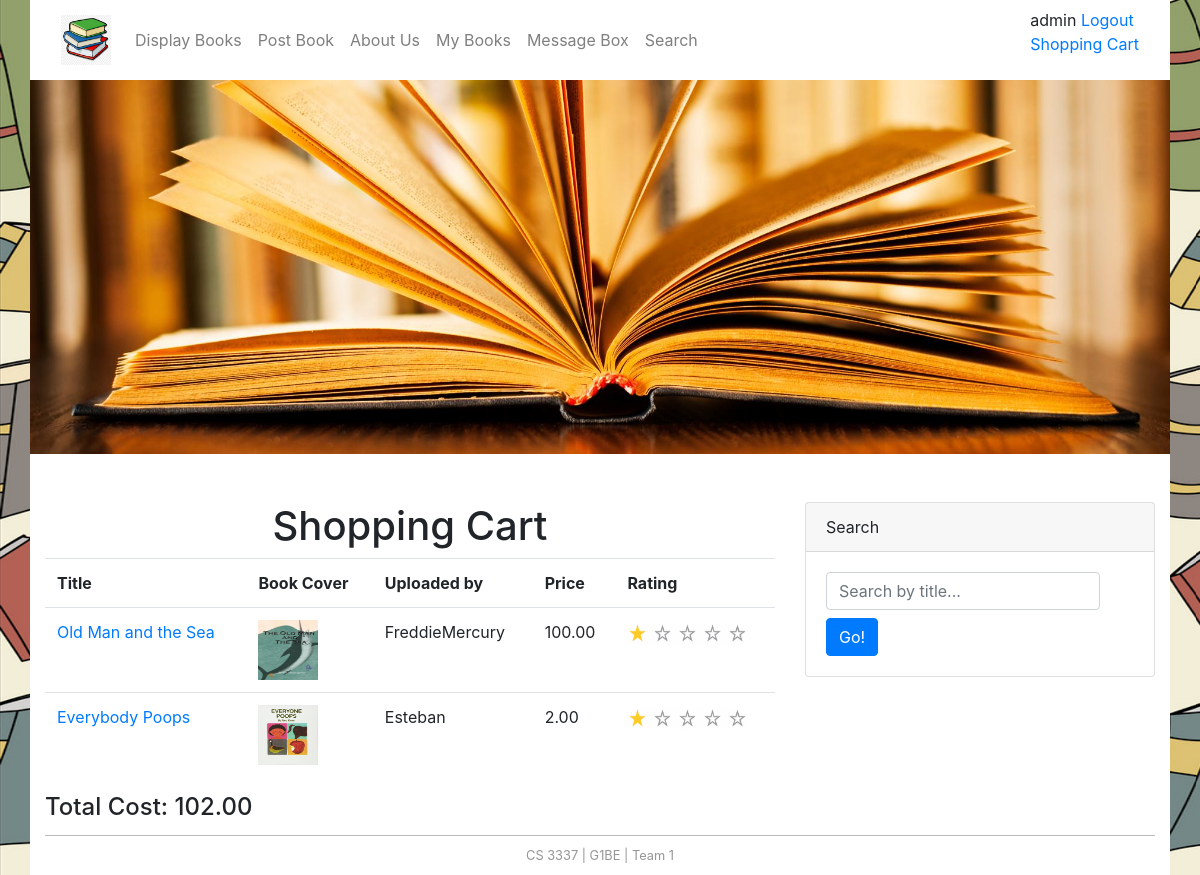
The app's page /purchase (signed in) with its own data.
### bookMng/models.py (models this page shows, shortened)
class MainMenu(models.Model):
    item = models.CharField(max_length=200, unique=True)
    link = models.CharField(max_length=200, unique=True)

class Book(models.Model):
    name = models.CharField(max_length=200)
    web = models.URLField(max_length=200)
    price = models.DecimalField(decimal_places=2, max_digits=6)
    publishdate = models.DateField(auto_now=True)
    picture = models.FileField(upload_to='bookEx/static/uploads')
    pic_path = models.CharField(max_length=300, editable=False, blank=True)
    username = models.ForeignKey(User, blank=True, null=True, on_delete=models.CASCADE)
    shopping_cart = models.BooleanField(default=False)
    rating = models.CharField(max_length=1, choices=(('1', '1'), ('2', '2'), ('3', '3'), ('4', '4'), ('5', '5')),
                              default='1')

### bookMng/views.py (the view)
# urls.py: path('purchase', views.purchase, name='purchase'),
@login_required(login_url=reverse_lazy("login"))
def purchase(request):
    books = Book.objects.all()
    ordered_items_list = []
    my_sum = 0
    for book in books:
        if book.shopping_cart is True :
            ordered_items_list.append(book)
    for b in ordered_items_list:
        b.pic_path = b.picture.url[14:]
        my_sum += b.price
    return render(request,
                  'bookMng/purchase.html',
                  {
                      'item_list': MainMenu.objects.all(),
                      'ordered_items': ordered_items_list,
                      'sum': my_sum,
                  })

### bookEx/templates/bookMng/purchase.html
{% extends "base.html" %}
{% load static %}
{% block content %}
<h1 align="center"> Shopping Cart </h1>
  <table class="table table-hover" >
       <tr>
          <th scope="col">Title</th>
          <th scope="col">Book Cover</th>
          <th scope="col">Uploaded by</th>
           <th scope = "col">Price</th>
           <th scope = "col">Rating </th>
       </tr>
      {% for book in ordered_items %}
      <tr>
            <td>
                <a href="book_detail/{{ book.id }}"> {{ book.name }} </a>
            </td>
            <td>
                <img src="{% static book.pic_path %}" width="60" height="60">
            </td>
            <td>
                {{ book.username }}
            </td>
            <td>
                {{book.price}}
            </td>
            {% if book.rating == '1' %}
               <td >
                   <img src="{% static '1StarRating.png' %}" width="120" height="20">
               </td>
            {% elif book.rating == '2' %}
               <td >
                   <img src="{% static '2StarRating.png' %}" width="120" height="20">
               </td>
            {% elif book.rating == '3' %}
               <td >
                   <img src="{% static '3StarRating.png' %}" width="120" height="20">
               </td>
            {% elif book.rating == '4' %}
               <td >
                   <img src="{% static '4StarRating.png' %}" width="120" height="20">
               </td>
            {% elif book.rating == '5' %}
               <td >
                   <img src="{% static '5StarRating.png' %}" width="120" height="25">
               </td>
            {% endif %}
        </tr>
        {% empty %}
        <p>There isn't anything in your shopping cart!</p>
      {% endfor %}
  </table>
<h4>Total Cost: {{sum}}</h4>
{% endblock content %}

### bookEx/templates/base.html (shortened to what this page needs)
{% load static %}
<!DOCTYPE html>
<html lang="en">
<head>
    <link href="{% static 'main1.css' %}" rel="stylesheet" type="text/css">
    <link rel="stylesheet" href="https://stackpath.bootstrapcdn.com/bootstrap/4.3.1/css/bootstrap.min.css">
</head>
<body>
<div class="container">
        <nav class="navbar sticky-top navbar-expand-lg navbar-light" style = "background-color: #ffffff;">
            <a class="navbar-brand" href="\">
             <img src="{% static 'logo.jpg' %}" width="50" height="50" alt="" />
            </a>
            <div class="collapse navbar-collapse" id="navbarNav">
                <ul class="navbar-nav">
                 {% for item in item_list %}
                    <li class="nav-item">
                    <a class="nav-link" href="{{ item.link }}"> {{ item.item }} </a>
                    </li>
                    {% endfor %}
                </ul>
            </div>
            <span style="float: right; align: right;">
                    {% if user.is_authenticated %}
                       {{ user.username }}
                       <a href="{% url 'my_logout' %}?next=/">Logout</a>
                    {% else %}
                       Not Logged in
                       <a href="{% url 'login' %}?next=/">Login</a>
                    {% endif %}
                <p>
                                <a href="{% url 'purchase' %}"> Shopping Cart </a></p>
                    </span>
        </nav>
        <div id="topbanner" class="row">
            <img src="{% static 'topbanner.jpg' %}" class="img-fluid" alt="" />
        </div>
        <div class="row mt-5">
            <div class="col-8">
                {% block content %}
                {% endblock content %}
            </div>
            <div class="col-4">
                    <div class="card mb-4">
                        <div class="card-header">Search</div>
                        <div class="card-body">
                            <div class="input-group">
                                <form action="{% url 'searchresults' %}" method="get">
                                <input class="form-control mb-2" name = 'q' type="text" placeholder="Search by title..." />
                                <button class="btn btn-primary" id="button-search" type="submit">Go!</button>
                                </form>
                            </div>
                        </div>
                    </div>
            </div>
        </div>
    <footer id="footer"> CS 3337 | G1BE | Team 1</footer>
</div>
</body>
</html>

### bookEx/static/main1.css (style rules this page uses)
body { background-image: url("book_wallpaper.png"); background-repeat: round; }
.container { background-color: #ffffff !important; }
#footer { text-align: center; font-size: 0.8em; margin-top: 5px; padding-top: 10px; padding-bottom: 10px; background-color: #FFFFFF; border-top: thin solid #BBBBBB; clear: both; color: #969696; }

### records on screen
MainMenu: item "Display Books"
MainMenu: item "Post Book"
MainMenu: item "About Us"
MainMenu: item "My Books"
MainMenu: item "Message Box"
MainMenu: item "Search"
Book: name "Old Man and the Sea", username "FreddieMercury", price "100.00"
Book: name "Everybody Poops", username "Esteban", price "2.00"

### other values on screen
{{ user.username }} "admin"
{{ sum }} "102.00"
